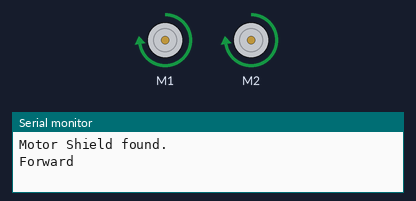
The sketch below on a simulated Arduino Uno, built with avr-gcc and run on an emulated ATmega328P. Parts: 2 × DC motor (green arrow = forward, orange = backward, longer = faster), the last lines printed to the serial monitor.

Above: at 1.5 s.
At 4.5 s:
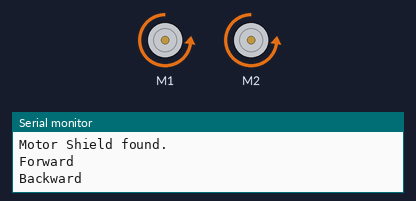
At 7.5 s:
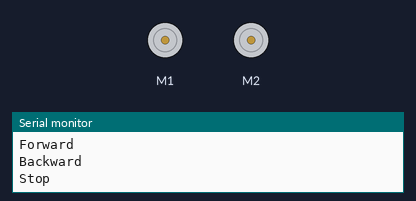
At 13.5 s:
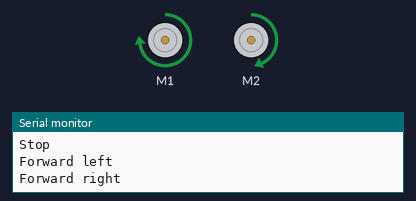
Timing chart, 0 to 19.5 s (numbered marks = the images above):
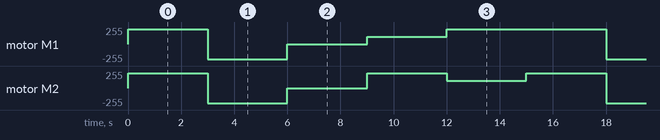

The sketch:

Motor.ino
```cpp
#include <Adafruit_MotorShield.h>
#define SPEED 225
#define TIME 3000

class Motors
{
public:
  // class field
  Adafruit_MotorShield MotorShield = Adafruit_MotorShield();
  Adafruit_DCMotor *MotorL;
  Adafruit_DCMotor *MotorR;

  // constructor
  Motors(int L, int R)
  {
    MotorL = MotorShield.getMotor(L);
    MotorR = MotorShield.getMotor(R);
  }

  // functions
  void begin()
  {
    // Find MotorShield
    if (!MotorShield.begin())
    {
      Serial.println("Could not find Motor Shield. Check wiring.");
      while (1)
        ;
    }
    Serial.println("Motor Shield found.");

    // Initial configuration - turn on
    MotorL->setSpeed(150);
    MotorL->run(FORWARD);
    MotorL->run(RELEASE);

    MotorR->setSpeed(150);
    MotorR->run(FORWARD);
    MotorR->run(RELEASE);
  }

  void forward(int speed)
  {
    // set speed of motor
    MotorL->setSpeed(speed);
    MotorR->setSpeed(speed);

    // make motor move forward
    MotorL->run(FORWARD);
    MotorR->run(FORWARD);
  }

  void backward(int speed)
  {
    // set speed of motor
    MotorL->setSpeed(speed);
    MotorR->setSpeed(speed);

    // make motor move backward
    MotorL->run(BACKWARD);
    MotorR->run(BACKWARD);
  }

  void stop()
  {
    // make motor stop
    MotorL->run(RELEASE);
    MotorR->run(RELEASE);
  }

  void forwardLeft(int speed)
  { // for turning left
    // set speed of motor
    MotorL->setSpeed(speed / 2);
    MotorR->setSpeed(speed);

    // make motor move forward
    MotorL->run(FORWARD);
    MotorR->run(FORWARD);
  }

  void forwardRight(int speed)
  { // for turning right
    // set speed of motor
    MotorL->setSpeed(speed);
    MotorR->setSpeed(speed / 2);

    // make motor move forward
    MotorL->run(FORWARD);
    MotorR->run(FORWARD);
  }
};

Motors motors(1, 2);

void setup()
{
  Serial.begin(9600);
  motors.begin();
}

void loop()
{
  Serial.println("Forward");
  motors.forward(SPEED);
  delay(TIME);

  Serial.println("Backward");
  motors.backward(SPEED);
  delay(TIME);

  Serial.println("Stop");
  motors.stop();
  delay(TIME);

  Serial.println("Forward left");
  motors.forwardLeft(SPEED);
  delay(TIME);

  Serial.println("Forward right");
  motors.forwardRight(SPEED);
  delay(TIME);
}
```

Measured:
- by itself, motor M1: repeats every 15.0 s: backward 225/255 3.0 s, stopped 3.0 s, forward 112/255 3.0 s, forward 225/255 6.0 s
- by itself, motor M2: repeats every 15.0 s: backward 225/255 3.0 s, stopped 3.0 s, forward 225/255 3.0 s, forward 112/255 3.0 s, forward 225/255 3.0 s
